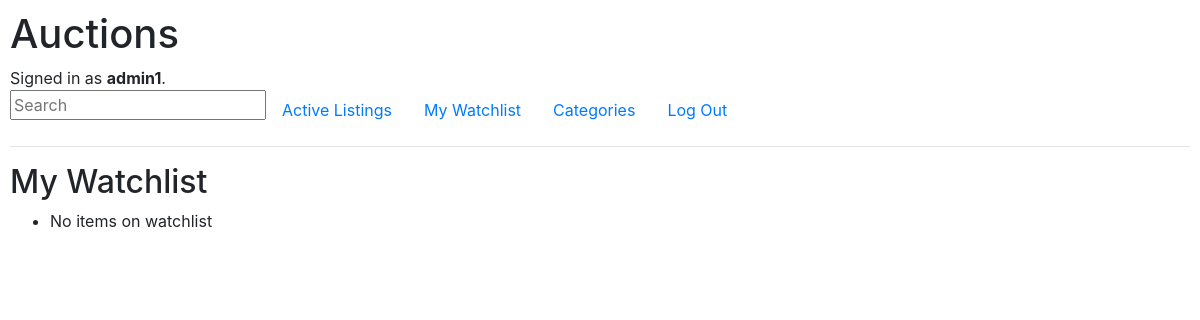
The app's page /wishlist (signed in), older data.
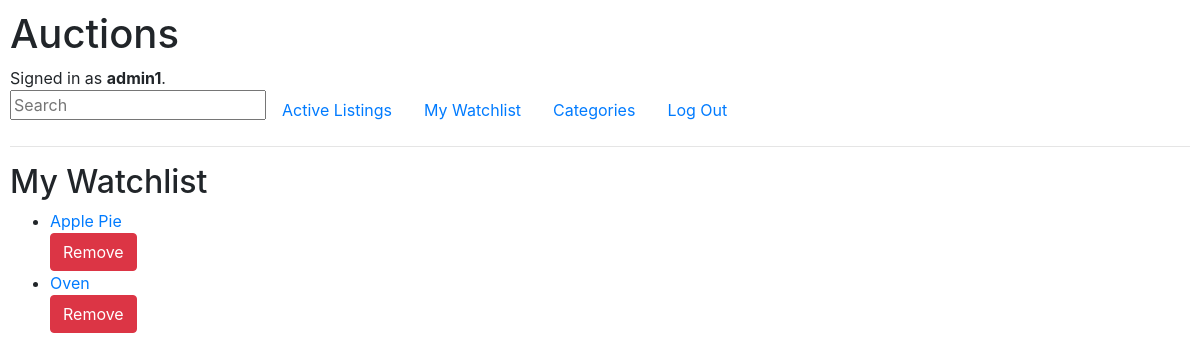
The same page, newer data.
### auctions/models.py (models this page shows, shortened)
class Wishlist(models.Model):
	wishlist_id = models.AutoField(primary_key=True)
	user_id = models.CharField(max_length=64)
	listing_id = models.ForeignKey(Listing, on_delete=models.CASCADE, related_name="wished")
	wished_item = models.CharField(max_length=64, default="no item")

### auctions/views.py (the view)
# urls.py: path("wishlist", views.wishlist, name="wishlist"),
def wishlist(request):
    user = request.user
    user_id = user.id
    return render(request, "auctions/wishlist.html", {
        "items": Wishlist.objects.filter(user_id=user_id)
        })

### auctions/templates/auctions/wishlist.html (shortened to what this page needs)
{% extends "auctions/layout.html" %}
{% block body %}
    <h2>My Watchlist</h2>
    <ul>
    	{% for item in items %}
    		<li><p hidden>{{ item.listing_id.listed_id }}</p> <a href="{% url 'listed' item_id=item.listing_id.listed_id %}">{{ item.wished_item }}</a>
                <form action="{% url 'delete_watch' item_id=item.listing_id.listed_id %}" method="post">
                    <button class="btn btn-danger" type="submit">Remove</button>
                </form>
            </li>
    	{% empty %}
    		<li>No items on watchlist</li>
    	{% endfor %}
    </ul>
{% endblock %}

Row changes from the older to the newer data that the page shows:
added Wishlist: wished_item "Apple Pie"
added Wishlist: wished_item "Oven"
Text that changed along with them:
text no longer shown: "No items on watchlist"
